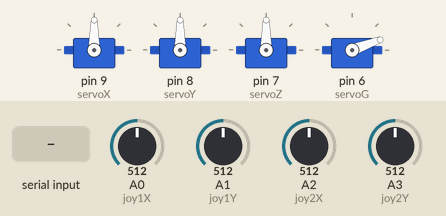
This sketch was run on a simulated Arduino Uno, built with avr-gcc and run on an emulated ATmega328P. On the bench: 4 × servo. Inputs (shaded band) come from the test bench; at power-on: A0 (joy1X) = 512, A1 (joy1Y) = 512, A2 (joy2X) = 512, A3 (joy2Y) = 512. What the sketch prints to the serial monitor is not drawn.

Above: at 1.7 s.
1.8 s: A0 (joy1X) set to 538
3.3 s: A0 (joy1X) set to 563
At 4.9 s:
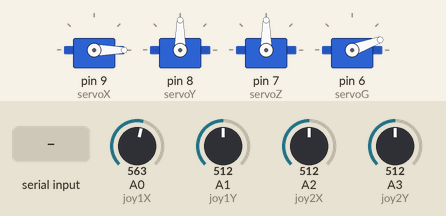
5.7 s: A1 (joy1Y) set to 534
7.2 s: A1 (joy1Y) set to 566
At 8.7 s:
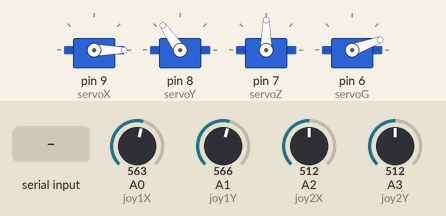
9.0 s: "S\n" received over Serial
At 9.4 s:
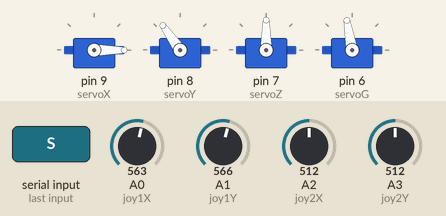
10.5 s: A2 (joy2X) set to 540
12.0 s: A2 (joy2X) set to 562
At 13.5 s:
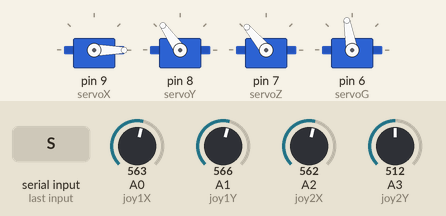
Timing chart, 0 to 14.8 s (numbered marks = the images above; inputs shaded):
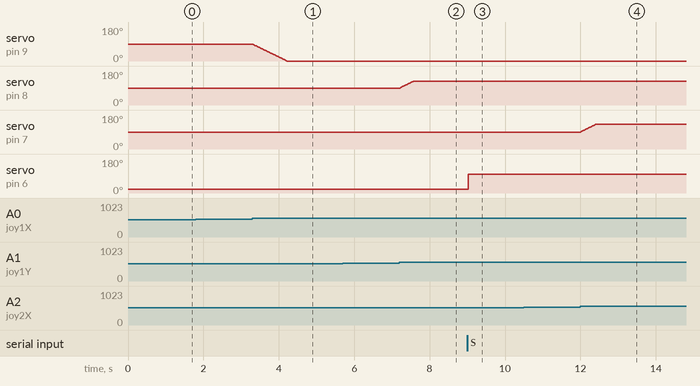

The sketch:

mission1.ino
```cpp
#include <Servo.h>
Servo servoX;   //X：底座旋转舵机
Servo servoY;   //Y：后臂舵机
Servo servoZ;   //Z：前臂舵机
Servo servoG;   //G：夹爪舵机
/* =====================================================================
 *  1. 基础控制：摇杆
 * ===================================================================== */
const int joy1X = A0;
const int joy1Y = A1;
const int joy2X = A2;
const int joy2Y = A3;
// ========== 舵机限位 ==========
const int X_MIN = 0,  X_MAX = 180;
const int Y_MIN = 45, Y_MAX = 125;
const int Z_MIN = 60, Z_MAX = 130;
const int G_OPEN  = 20;
const int G_CLOSE = 100;
// 关节当前角度
int angX = 90, angY = 90, angZ = 90, angG = G_OPEN;
int lastX = 90, lastY = 90, lastZ = 90, lastG = G_OPEN;
int speedStep = 2;          // 摇杆每周期角度变化步长；H/L 指令修改它
// 限幅工具
int constrainAngle(int val, int minA, int maxA)
{
  if(val < minA) return minA;
  if(val > maxA) return maxA;
  return val;
}
// ==================== 摇杆控制 ====================
void joystickControl()
{
  int j1x = analogRead(joy1X);
  int j1y = analogRead(joy1Y);
  int j2x = analogRead(joy2X);
  int j2Y = analogRead(joy2Y);
  const int deadZone = 40;
  if(abs(j1x - 512) > deadZone)
  {
    if(j1x > 512) angX -= speedStep;
    else          angX += speedStep;
  }
  angX = constrainAngle(angX, X_MIN, X_MAX);
  if(abs(j1y - 512) > deadZone)
  {
    if(j1y > 512) angY += speedStep;
    else          angY -= speedStep;
  }
  angY = constrainAngle(angY, Y_MIN, Y_MAX);
  if(abs(j2x - 512) > deadZone)
  {
    if(j2x > 512) angZ += speedStep;
    else          angZ -= speedStep;
  }
  angZ = constrainAngle(angZ, Z_MIN, Z_MAX);
  if(abs(j2Y - 512) > deadZone)
  {
    if(j2Y > 512) angG += speedStep;
    else          angG -= speedStep;
  }
  angG = constrainAngle(angG, G_OPEN, G_CLOSE);
  // 只有角度改变才输出舵机PWM
  if(angX != lastX){ servoX.write(angX); lastX = angX; }
  if(angY != lastY){ servoY.write(angY); lastY = angY; }
  if(angZ != lastZ){ servoZ.write(angZ); lastZ = angZ; }
  if(angG != lastG){ servoG.write(angG); lastG = angG; }
}

// ==================== 串口指令解析 ====================
void serialCommandParse()
{
  if(!Serial.available()) return;
  String buf = Serial.readStringUntil('\n');
  buf.trim();
  buf.toUpperCase();
  Serial.print("收到指令：");
  Serial.println(buf);
  // ── 任务一单字符：固定指令通信 ──
  if(buf == "O"){ angG = G_OPEN;  servoG.write(angG); Serial.println("→爪子张开"); return; }
  if(buf == "S"){ angG = G_CLOSE; servoG.write(angG); Serial.println("→爪子闭合"); return; }
  if(buf == "H"){ speedStep++; if(speedStep>8)speedStep=8; Serial.print("→提速，步长："); Serial.println(speedStep); return; }
  if(buf == "L"){ speedStep--; if(speedStep<1)speedStep=1; Serial.print("→降速，步长："); Serial.println(speedStep); return; }

  // ── 任务一：多舵机协同 x10,y30,z20 ──
  if(buf.startsWith("X"))
  {
    int idxY = buf.indexOf(",Y");
    int idxZ = buf.indexOf(",Z");
    if(idxY == -1 || idxZ == -1){
      Serial.println("指令格式错误，示例 x90,y80,z90");
      return;
    }
    int setX = buf.substring(1, idxY).toInt();
    int setY = buf.substring(idxY+2, idxZ).toInt();
    int setZ = buf.substring(idxZ+2).toInt();
    setX = constrainAngle(setX, X_MIN, X_MAX);
    setY = constrainAngle(setY, Y_MIN, Y_MAX);
    setZ = constrainAngle(setZ, Z_MIN, Z_MAX);
    servoX.write(setX); servoY.write(setY); servoZ.write(setZ);
    angX=setX; angY=setY; angZ=setZ;
    lastX=setX; lastY=setY; lastZ=setZ;
    Serial.print("→同步设置 X:"); Serial.print(setX);
    Serial.print(" Y:"); Serial.print(setY);
    Serial.print(" Z:"); Serial.println(setZ);
  }
}
/* =====================================================================
 *  3. 固定指令依赖的主循环与初始化
 * ===================================================================== */
void setup()
{
  Serial.begin(9600);
  servoX.attach(9);
  servoY.attach(8);
  servoZ.attach(7);
  servoG.attach(6);
  servoX.write(angX);
  servoY.write(angY);
  servoZ.write(angZ);
  servoG.write(angG);
  delay(500);
  Serial.println("MeArm任务一+二+三就绪");
  Serial.println("指令：O开爪 S关爪 H提速 L降速");
  Serial.println("同步舵机示例：x90,y80,z70");
}
void loop()
{
  joystickControl();     // 摇杆实时控制
  serialCommandParse();  // 串口指令处理
  delay(20);
}
```

Measured:
- the behaviour switches between 552 and 553 on A0 (joy1X) (found by bisection; images 0 and 1)
- the behaviour switches between 552 and 553 on A1 (joy1Y) (found by bisection; images 1 and 2)
- the behaviour switches between 552 and 553 on A2 (joy2X) (found by bisection; images 3 and 4)
- after the input at 1.8 s, every drawn part: stays the same
- after the input at 3.3 s, servo on pin 9 (servoX): moves from 90° to 0° over 0.90 s, starting at once
- after the input at 5.7 s, every drawn part: stays the same
- after the input at 7.2 s, servo on pin 8 (servoY): moves from 90° to 125° over 0.35 s, starting at once
- after the input at 9.0 s, servo on pin 6 (servoG): 20° → 100° at once
- after the input at 10.5 s, every drawn part: stays the same
- after the input at 12.0 s, servo on pin 7 (servoZ): moves from 90° to 130° over 0.39 s, starting at once
